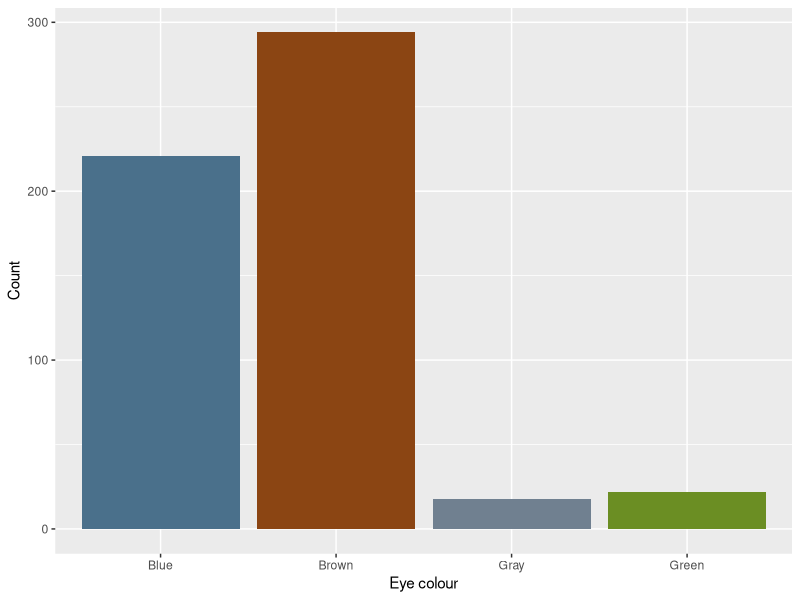

R code for this plot: (Note: this script raises an error after producing the figure.)
## ---- chunk 1

### DEFAULT ggplot THEME NOW SET By make.sheet() and Slidify()
# library(colortools)
# 
# bg_col <- "#fdfdfd"
# default_col <- "#434b75"
# theme_col <- "#77bd9d"
# complement_col <- complementary(theme_col, plot = F)[2]

set.seed(1234)
library(tidyverse)

df <- tibble(eye_col = sample(c("Brown", "Blue", "Green", "Gray"), 555,
                        replace = T, prob = c(.55, .39, .04, .02)),
             age = rnorm(length(eye_col), 20, .65))

p1 <- df %>%
  ggplot(aes(x = eye_col)) +
  geom_bar(fill = c("skyblue4", "chocolate4", "slategray", "olivedrab")) +
  labs(x = "Eye colour", y = "Count")

p2 <- df %>%
  ggplot(aes(x = age)) +
  geom_histogram() +
  stat_density(aes(y = ..density.. * 80), geom = "line", color = theme_col, lwd = 1) +
  labs(x = "Age (years)", y = "Count")
  
plot_grid(p1, p2)
## ---- chunk 2
df <- tibble(x = seq(0, 10, length.out = 100),
             norm = dnorm(scale(x), sd = .5),
             chi = dchisq(x, df = 2) * 2,
             t = dt(scale(x), 5, .5),
             beta = (dbeta(x / 10, .5, .5) / 4) - .15)

cols <- c("#E69F00", "#56B4E9", "#009E73", "#CC79A7")
df %>%
  ggplot(aes(x = x)) +
  geom_line(aes(y = norm), color = cols[1], lwd = 1) +
  geom_line(aes(y = chi), color = cols[2], lwd = 1) +
  geom_line(aes(y = t), color = cols[3], lwd = 1) +
  geom_line(aes(y = beta), color = cols[4], lwd = 1) +
  labs(x = "x", y = "Density")
## ---- chunk 3
quantiles <- qnorm(.025) * c(-1, 1)
tibble(x = sort(c(quantiles, seq(-4, 4, by = .1))), y = dnorm(x, 0, 1)) %>%
  ggplot(aes(x, y)) +
  geom_line(color = default_col) +
  geom_density(data = ~ subset(.x, x >= quantiles[1]), stat = "identity", color = NA, fill = theme_col) +
  geom_density(data = ~ subset(.x, x <= quantiles[2]), stat = "identity", color = NA, fill = theme_col) +
  geom_line(data = tibble(x = rep(quantiles, each = 2), y = c(0, .15, 0, .15)),
            aes(x, y, group = x), lty = 2, color = default_col) +
  geom_segment(data = tibble(x = quantiles, xend = c(4, -4), y = c(.15, .15), yend = c(.15, .15)),
               aes(x = x, xend = xend, y = y, yend = yend),
               arrow = arrow(length = unit(0.2, "cm"), angle = 15, type = "closed"),
               color = default_col) +
  annotate("text", x = c(-2.8, 2.8), y = .18, label = ("2.5%"), color = default_col) +
  labs(x = "z-score", y = "Density")
## ---- chunk 4
qnorm(p = .025, mean = 0, sd = 1) # lower cut-off
qnorm(p = .975, mean = 0, sd = 1) # upper cut-off
## ---- chunk 5
qnorm(p = .005, mean = 0, sd = 1) # lowest .5%
qnorm(p = .995, mean = 0, sd = 1) # highest .5%

# most extreme 40% / bulk 60%
qnorm(p = .2, mean = 0, sd = 1)
qnorm(p = .8, mean = 0, sd = 1)
## ---- chunk 6
# draw a sample of 10 from a normally distributed
# population with mean 100 and sd 15
rnorm(n = 6, mean = 100, sd = 15) 

# repeat
rnorm(6, 100, 15) 
## ---- chunk 7
sample1 <- rnorm(50, 100, 15); sample2 <- rnorm(50, 100, 15)

mean(sample1); mean(sample2)
## ---- chunk 8
p1 <- ggplot(NULL, aes(x = sample1)) +
  geom_histogram(bins = 15) +
  geom_vline(xintercept = mean(sample1), color = theme_col, lwd = 1) +
  labs(x = "x", y = "Frequency") + ylim(0, 8)
p2 <- ggplot(NULL, aes(x = sample2)) +
  geom_histogram(bins = 15) +
  geom_vline(xintercept = mean(sample1), color = theme_col, lwd = 1) +
  labs(x = "x", y = "") + ylim(0, 8)

plot_grid(p1, p2)
## ---- chunk 9
x_bar <- replicate(100000, mean(rnorm(50, 100, 15)))
mean(x_bar)
## ---- chunk 10
ggplot(NULL, aes(x_bar)) +
  geom_histogram(bins = 51) +
  geom_vline(xintercept = mean(x_bar), col = theme_col, lwd = 1) +
  labs(x = "Sample mean", y = "Frequency") 
## ---- chunk 11
sd(x_bar)
## ---- chunk 12
samp <- rnorm(50, 100, 15)
sd(samp)/sqrt(length(samp))

# overestimate compared to actual SE
sd(x_bar)
## ---- chunk 13
mean(samp)
## ---- chunk 14
tibble(x = 30:500, y = sd(samp)/sqrt(30:500)) %>%
  ggplot(aes(x, y)) + geom_line(lwd=1, color = theme_col) + labs(x = "N", y = "SE") +
  annotate("text", x = 400, y = 2.5, label = bquote(sigma==.(round(sd(samp), 1))), color = default_col, size = 10)
## ---- chunk 15
x_coord <- c(seq(10, 35, by = .5), 36:150, seq(151, 200, by = 2), 200)
n <- length(x_coord)
cbind(seq(85, 115, length.out = 300),
      sapply(x_coord,
             function(x) dnorm(seq(85, 115, length.out = 300), 100, 15/sqrt(x)))) %>%
  as_tibble() %>%
  set_names(c("x", paste0("y_", sprintf("%03d", 1:n)))) %>%
  gather("group", "y", starts_with("y")) %>%
  separate(group, c("var", "n"), "_", convert = T) %>%
  ggplot(aes(x, y, group = n, color = n)) +
  geom_line(lwd=1) +
  labs(x = "", y = "Density") + 
  scale_color_gradient2(
    low = complement_col,
    mid = default_col,
    high = theme_col, midpoint = length(x_coord)/2,
    name = "",
    breaks = c(1, length(x_coord)/2, length(x_coord)),
    labels = sapply(
      c(min(x_coord), x_coord[ceiling(length(x_coord)/2)], max(x_coord)),
      function(x) {
        bquote(
          atop(
            italic(N)==.(x),
            italic(SE==.(round(15/sqrt(x), 2)))
          )
        )
      }
    )
  ) +
  theme(legend.key.height = unit(.45, "inch"), legend.position = c(.8, .6))
## ---- chunk 16
par(mfrow=c(2, 2), mar = c(3.1, 4.1, 3.1, 2.1), cex.main = 2)
pop <- tibble(x = runif(100000, 0, 1)) %>%
  ggplot(aes(x)) +
  geom_histogram(bins = 25) +
  geom_vline(aes(xintercept = mean(x)), lwd = 1, color = theme_col) +
  labs(title = "Population", x = "", y = "Frequency")

plots <- list()
n <- c(5, 30, 1000)
ylab <- c("", "Frequency", "")
for (i in 1:3) {
plot_tib <- tibble(x = replicate(1000, mean(runif(n[i], 0, 1))))
plots[[i]] <- ggplot(plot_tib, aes(x)) +
  geom_histogram(aes(y = ..density..), bins = 30) +
  labs(title = bquote(paste(
    italic(N)==.(n[i]),
    "; ",
    italic(SE)==.(round(sd(plot_tib$x), 2)))),
    x = "", y = ylab[i]) +
  # xlim(0:1) +
  stat_density(geom = "line", color = theme_col, lwd = 1)
}

plot_grid(pop, plots[[1]], plots[[2]], plots[[3]])
